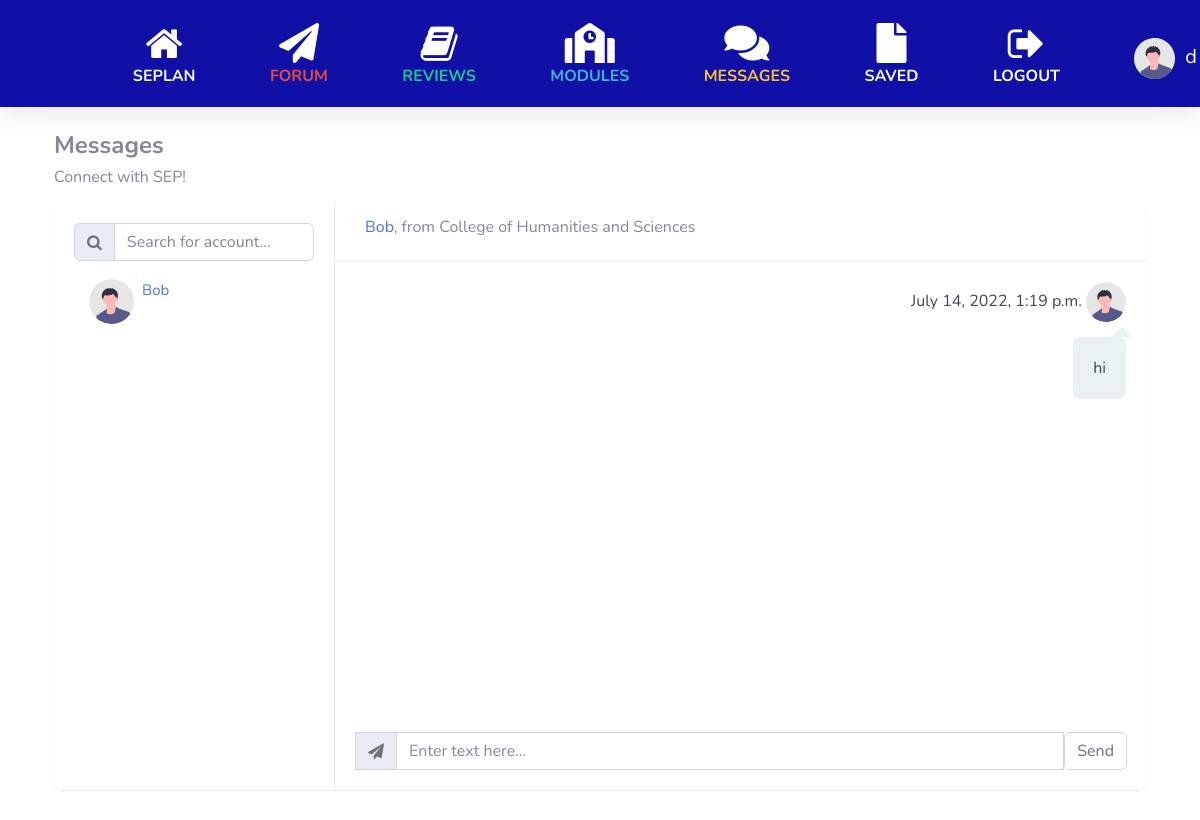
Page /messages/Bob (signed in) on the committed database.
### sep/models.py (models this page shows, shortened)
class User(AbstractUser):
    faculty = models.CharField(max_length=120)
    year = models.IntegerField(blank=True, null=True)
    major = models.CharField(max_length=120)
    sep = models.BooleanField(blank=True, null=True)
    picture = models.URLField(blank=True, null=True)
    def __str__(self):
        return self.username

class Chat(models.Model):
    fromAddress = models.CharField(max_length=120)
    toAddress = models.CharField(max_length=120)
    text = models.TextField()
    date = models.DateTimeField(auto_now_add=True)

### sep/views.py (the view, shortened to what this page needs)
# urls.py: path("messages/<str:to>", views.messages, name="messages"),
def messages(request, to):
    if not request.user.is_authenticated:
        return HttpResponseRedirect(reverse('login'))
    message = Chat.objects.filter(toAddress=request.user.username) | Chat.objects.filter(fromAddress=request.user.username)
    message = list(message.order_by('date'))
    lst = []
    for item in message:
        if item.toAddress != request.user.username:
            if item.toAddress not in lst:
                lst.append(item.toAddress)
        if item.fromAddress != request.user.username:
            if item.fromAddress not in lst:
                lst.append(item.fromAddress)
    pm = Chat.objects.filter(fromAddress=request.user.username, toAddress=to) | Chat.objects.filter(fromAddress=to, toAddress=request.user.username)
    pm = pm.order_by('date')
    to = User.objects.get(username=to)
    return render(request, "sep/messages.html", {
        "messages": lst, "pm": pm, "to": to
    })

### sep/templates/sep/messages.html (shortened to what this page needs)
{% extends "sep/layout.html" %} {% load static %} {% block body %}
<link href="{% static '/messages.css' %}" rel="stylesheet" />
<div class="container">
  <h4><strong>Messages</strong></h4>
  <h6 class="mb-3">Connect with SEP!</h6>
  <div class="row clearfix">
    <div class="col-xl-12">
      <div class="card chat-app">
        <div id="plist" class="people-list">
          <form class="input-group" action="{% url 'search' %}" method="POST">
            <div class="input-group">
              <div class="input-group-prepend">
                <span class="input-group-text"
                  ><i class="fa fa-search"></i
                ></span>
              </div>
              <input
                type="text"
                class="form-control"
                name="student"
                placeholder="Search for account..."
              />
            </div>
          </form>
          <ul class="list-unstyled chat-list mt-2 mb-0">
            {% for message in messages %}
            <li class="clearfix">
              {% if message.toAddress.picture %}
              <img
                class="rounded-circle mr-2"
                src={{ message.toAddress.picture }}
                width="36"
                height="36"
                alt="User"
              />
              {% else %}
              <img
                src="/media/index/undraw_profile.svg"
                alt="User"
              />
              {% endif %}
              <div class="about">
                <div class="name">
                  <a href="{% url 'messages' message %}">{{ message }}</a>
                </div>
              </div>
            </li>
            {% endfor %}
          </ul>
        </div>
        <div class="chat">
          <div class="chat-header clearfix">
            <div class="row">
              <div class="col-lg-6">
                <div class="chat-about">
                  {% if to.username != request.user.username %}
                  <h6 class="m-b-0" id="chatName">
                    <a href="{% url 'profile' to.username %}">{{ to.username }}</a>,
                    from {{ to.faculty }}
                  </h6>
                  {% else %}
                  <h6 class="m-b-0" id="chatName">Myself</h6>
                  {% endif %}
                </div>
              </div>
            </div>
          </div>
          <div class="chat-history">
            <ul class="m-b-0">
              {% for m in pm %} {% if m.fromAddress == request.user.username %}
              <li class="clearfix">
                <div class="message-data text-right">
                  <span class="message-data-time">{{ m.date }}</span>
                  {% if request.user.picture %}
                  <img
                    class="rounded-circle mr-2"
                    src={{ request.user.picture }}
                    width="30"
                    height="30"
                    alt="User"
                  />
                  {% else %}
                  <img
                    src="/media/index/undraw_profile.svg"
                    alt="User"
                  />
                  {% endif %}
                </div>
                <div class="message other-message float-right">
                  {{ m.text }}
                </div>
              </li>
              {% endif %} {% endfor %}
            </ul>
          </div>
          <div class="chat-message clearfix">
            <form
              class="input-group mb-0"
              action="{% url 'messages' to %}"
              method="POST"
            >
              <div class="input-group-prepend">
                <span class="input-group-text"><i class="fa fa-send"></i></span>
              </div>
              <input
                type="text"
                class="form-control"
                name="text"
                placeholder="Enter text here..."
              />
              <div class="input-group-prepend">
                <input type="submit" class="form-control" value="Send" />
              </div>
            </form>
          </div>
        </div>
      </div>
    </div>
  </div>
</div>
{% endblock %}

### sep/templates/sep/layout.html (shortened to what this page needs)
{% load static %}
<!DOCTYPE html>
<html lang="en">
  <head>
    <link
      rel="stylesheet"
      href="https://stackpath.bootstrapcdn.com/bootstrap/4.4.1/css/bootstrap.min.css"
    />
    <link href="{% static '/all.min.css' %}" rel="stylesheet" />
    <link href="{% static '/sb-admin-2.min.css' %}" rel="stylesheet" />
    <link
      href="https://cdnjs.cloudflare.com/ajax/libs/font-awesome/5.15.3/css/all.min.css"
      rel="stylesheet"
    />
    <link
      rel="stylesheet"
      href="https://cdnjs.cloudflare.com/ajax/libs/font-awesome/4.7.0/css/font-awesome.min.css"
    />
    <link href="{% static '/layout.css' %}" rel="stylesheet" />
  </head>
  <nav
    class="navbar navbar-expand navbar-light topbar mb-4 static-top shadow"
    style="background-color: rgb(16, 16, 167); height: 70%"
  >
    {% if user.is_authenticated %}
    <div style="margin-left: 10%">
      <a
        class="navbar-brand text-white centralise home"
        href="{% url 'index' %}"
        ><i class="fa fa-home fa-2x"></i>
        <div class="h6 font-weight-bold text-light text-uppercase">
          SEPlan
        </div></a
      >
    </div>
    <div style="margin-left: 5%">
      <a
        class="navbar-brand text-white centralise menu-item"
        href="{% url 'forum' %}"
        ><i class="fas fa-paper-plane fa-2x"></i>
        <div class="h6 font-weight-bold text-danger text-uppercase">
          Forum
        </div></a
      >
    </div>
    <div style="margin-left: 5%">
      <a
        class="navbar-brand text-white centralise menu-item"
        href="{% url 'reviews' %}"
        ><i class="fa fa-book fa-2x"></i>
        <div class="h6 font-weight-bold text-success text-uppercase">
          Reviews
        </div></a
      >
    </div>
    <div style="margin-left: 5%">
      <a
        class="navbar-brand text-white centralise menu-item"
        href="{% url 'modules' %}"
        ><i class="fas fa-school fa-2x"></i>
        <div class="h6 font-weight-bold text-info text-uppercase">
          Modules
        </div></a
      >
    </div>
    <div style="margin-left: 5%">
      <a
        class="navbar-brand text-white centralise menu-item"
        href="{% url 'messages' request.user.username %}"
        ><i class="fas fa-comments fa-2x"></i>
        <div class="h6 font-weight-bold text-warning text-uppercase">
          Messages
        </div></a
      >
    </div>
    <div style="margin-left: 5%">
      <a
        class="navbar-brand text-white centralise menu-item"
        href="{% url 'watchlist' %}"
        ><i class="fas fa-file fa-2x"></i>
        <div class="h6 font-weight-bold text-light text-uppercase">
          Saved
        </div></a
      >
    </div>
    <div style="margin-left: 5%">
      <a
        class="navbar-brand text-white centralise menu-item"
        href="{% url 'logout' %}"
        ><i class="fa fa-sign-out fa-2x"></i>
        <div class="h6 font-weight-bold text-white text-uppercase">
          Logout
        </div></a
      >
    </div>
    <div style="margin-left: 5%">
      <a
        class="navbar-brand text-white centralise menu-item"
        href="{% url 'profile' request.user.username %}">
        {% if user.picture %}
          <img
            class="rounded-circle mr-2"
            src={{ user.picture }}
            width="72"
            height="72"
            alt="User"
          />
        {% else %}
          <img
            src="/media/index/undraw_profile.svg"
            style="max-width: 200%; margin-right: 5px"
          />
        {% endif %}
        <div class="mr-4 d-none d-lg-inline text-white">
          {{ request.user.username }}
        </div></a
      >
    </div>
    {% endif %}
  </nav>
  {% block body %} {% endblock %}
</html>

### sep/static/layout.css (style rules this page uses)
.centralise { text-align: center; margin-top: 10px; }

### sep/static/messages.css (style rules this page uses)
.card { background: #fff; transition: .5s; border: 0; margin-bottom: 30px; border-radius: .55rem; position: relative; width: 100%; box-shadow: 0 1px 2px 0 rgb(0 0 0 / 10%); }
.chat-app .people-list { width: 280px; position: absolute; left: 0; top: 0; padding: 20px; z-index: 7 }
.chat-app .chat { margin-left: 280px; border-left: 1px solid #eaeaea }
.people-list { -moz-transition: .5s; -o-transition: .5s; -webkit-transition: .5s; transition: .5s }
.people-list .chat-list li { padding: 10px 15px; list-style: none; border-radius: 3px }
.people-list .chat-list li .name { font-size: 15px }
.people-list .chat-list img { width: 45px; border-radius: 50% }
.people-list img { float: left; border-radius: 50% }
.people-list .about { float: left; padding-left: 8px }
.chat .chat-header { padding: 15px 20px; border-bottom: 2px solid #f4f7f6 }
.chat .chat-header .chat-about { float: left; padding-left: 10px }
.chat .chat-history { padding: 20px; border-bottom: 2px solid #fff }
.chat .chat-history ul { padding: 0 }
.chat .chat-history ul li { list-style: none; margin-bottom: 30px }
.chat .chat-history ul li:last-child { margin-bottom: 0px }
.chat .chat-history .message-data { margin-bottom: 15px }
.chat .chat-history .message-data img { border-radius: 40px; width: 40px }
.chat .chat-history .message-data-time { color: #434651; padding-left: 6px }
.chat .chat-history .message { color: #444; padding: 18px 20px; line-height: 26px; font-size: 16px; border-radius: 7px; display: inline-block; position: relative }
.chat .chat-history .message:after { bottom: 100%; left: 7%; border: solid transparent; content: " "; height: 0; width: 0; position: absolute; pointer-events: none; border-bottom-color: #fff; border-width: 10px; margin-left: -10px }
.chat .chat-history .other-message { background: #e8f1f3; text-align: right }
.chat .chat-history .other-message:after { border-bottom-color: #e8f1f3; left: 93% }
.chat .chat-message { padding: 20px }
.float-right { float: right }
.clearfix:after { visibility: hidden; display: block; font-size: 0; content: " "; clear: both; height: 0 }
@media only screen and (min-device-width: 768px) and (max-device-width: 1024px) and (orientation: landscape) and (-webkit-min-device-pixel-ratio: 1) { .chat-app .chat-list { height: 480px; overflow-x: auto } }
@media only screen and (min-device-width: 768px) and (max-device-width: 1024px) and (orientation: landscape) and (-webkit-min-device-pixel-ratio: 1) { .chat-app .chat-history { height: calc(100vh - 350px); overflow-x: auto } }

### rows in the picture
User: user.username "d"
Chat: messages "Bob", date "July 14, 2022, 1:19 p.m.", text "hi"
User: username "Bob", faculty "College of Humanities and Sciences"
